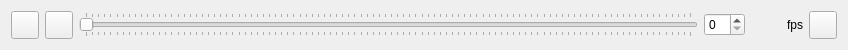
<?xml version="1.0" encoding="UTF-8"?>
<ui version="4.0">
 <class>PlaybackController</class>
 <widget class="QWidget" name="PlaybackController">
  <property name="geometry">
   <rect>
    <x>0</x>
    <y>0</y>
    <width>848</width>
    <height>50</height>
   </rect>
  </property>
  <property name="sizePolicy">
   <sizepolicy hsizetype="MinimumExpanding" vsizetype="MinimumExpanding">
    <horstretch>0</horstretch>
    <verstretch>0</verstretch>
   </sizepolicy>
  </property>
  <property name="windowTitle">
   <string>Form</string>
  </property>
  <layout class="QHBoxLayout" name="horizontalLayout_2">
   <item>
    <widget class="QPushButton" name="playPauseButton">
     <property name="minimumSize">
      <size>
       <width>28</width>
       <height>28</height>
      </size>
     </property>
     <property name="maximumSize">
      <size>
       <width>28</width>
       <height>28</height>
      </size>
     </property>
     <property name="toolTip">
      <string>Start/Pause playback</string>
     </property>
     <property name="text">
      <string/>
     </property>
    </widget>
   </item>
   <item>
    <widget class="QPushButton" name="stopButton">
     <property name="minimumSize">
      <size>
       <width>28</width>
       <height>28</height>
      </size>
     </property>
     <property name="maximumSize">
      <size>
       <width>28</width>
       <height>28</height>
      </size>
     </property>
     <property name="toolTip">
      <string>Stop playback</string>
     </property>
     <property name="text">
      <string/>
     </property>
    </widget>
   </item>
   <item>
    <widget class="QSlider" name="frameSlider">
     <property name="minimumSize">
      <size>
       <width>100</width>
       <height>0</height>
      </size>
     </property>
     <property name="toolTip">
      <string>Slide to select a frame from the sequence</string>
     </property>
     <property name="orientation">
      <enum>Qt::Horizontal</enum>
     </property>
     <property name="tickPosition">
      <enum>QSlider::TicksBothSides</enum>
     </property>
    </widget>
   </item>
   <item>
    <widget class="QSpinBox" name="frameSpinBox">
     <property name="toolTip">
      <string>Select a frame from the sequence</string>
     </property>
    </widget>
   </item>
   <item>
    <widget class="QLabel" name="fpsLabel">
     <property name="minimumSize">
      <size>
       <width>30</width>
       <height>0</height>
      </size>
     </property>
     <property name="toolTip">
      <string>When playback is running, the number of frames displayed per second (fps) will be shown here</string>
     </property>
     <property name="text">
      <string/>
     </property>
    </widget>
   </item>
   <item>
    <widget class="QLabel" name="fpsTextLabel">
     <property name="toolTip">
      <string>When playback is running, the number of frames displayed per second (fps) will be shown here</string>
     </property>
     <property name="text">
      <string>fps</string>
     </property>
    </widget>
   </item>
   <item>
    <widget class="QPushButton" name="repeatModeButton">
     <property name="minimumSize">
      <size>
       <width>28</width>
       <height>28</height>
      </size>
     </property>
     <property name="maximumSize">
      <size>
       <width>28</width>
       <height>28</height>
      </size>
     </property>
     <property name="toolTip">
      <string>&lt;html&gt;&lt;head/&gt;&lt;body&gt;&lt;p&gt;Select what repeat mode to use if playback reaches the end of a sequence:&lt;/p&gt;&lt;p&gt;&lt;img src=&quot;:/img_repeat.png&quot;/&gt;&lt;span style=&quot; font-weight:600;&quot;&gt;Repeat Off&lt;/span&gt;: Play the next item in the playlist. Stop at the end of the playlist.&lt;/p&gt;&lt;p&gt;&lt;img src=&quot;:/img_repeat_one.png&quot;/&gt;&lt;span style=&quot; font-weight:600;&quot;&gt;Repeat One&lt;/span&gt;: Repeat the current sequence from the beginning.&lt;/p&gt;&lt;p&gt;&lt;img src=&quot;:/img_repeat_on.png&quot;/&gt;&lt;span style=&quot; font-weight:600;&quot;&gt;Repeat All&lt;/span&gt;: Play the next item in the playlist. Repeat the playlist at the end.&lt;/p&gt;&lt;/body&gt;&lt;/html&gt;</string>
     </property>
     <property name="text">
      <string/>
     </property>
    </widget>
   </item>
  </layout>
 </widget>
 <resources>
  <include location="../images/images.qrc"/>
 </resources>
 <connections/>
</ui>
